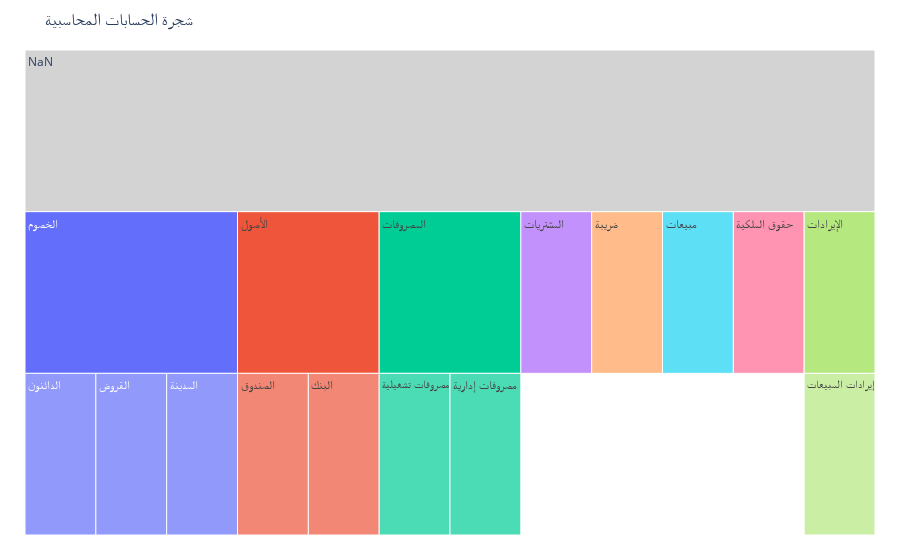

Notebook cell for this chart:
### Code cell
fig = go.Figure(go.Icicle(
    ids=tree_df["id"],
    labels=tree_df["label"],
    parents=tree_df["parent"],
    root_color="lightgrey",
    tiling=dict(orientation="v")
))

fig.update_layout(
    title="شجرة الحسابات المحاسبية",
    margin=dict(t=50, l=25, r=25, b=25)
)

fig.show()

### Figure 1 — Plotly figure (JSON) as saved in the notebook; plotly's stock layout.template omitted (floating-point values rounded to 4 significant figures)
{"data": [{"ids": ["1", "6", "13", "7", "8", "14", "9", "2", "16", "15", "3", "4", "5", "10", "11", "12"], "labels": ["الأصول", "الصندوق", "المشتريات", "البنك", "الدائنون", "ضريبة", "القروض", "الخصوم", "المدينة", "مبيعات", "حقوق الملكية", "الإيرادات", "المصروفات", "إيرادات المبيعات", "مصروفات تشغيلية", "مصروفات إدارية"], "parents": [NaN, 1.0, NaN, 1.0, 2.0, NaN, 2.0, NaN, 2.0, NaN, NaN, NaN, NaN, 4.0, 5.0, 5.0], "root": {"color": "lightgrey"}, "tiling": {"orientation": "v"}, "type": "icicle"}], "layout": {"margin": {"b": 25, "l": 25, "r": 25, "t": 50}, "title": {"text": "شجرة الحسابات المحاسبية"}}}
